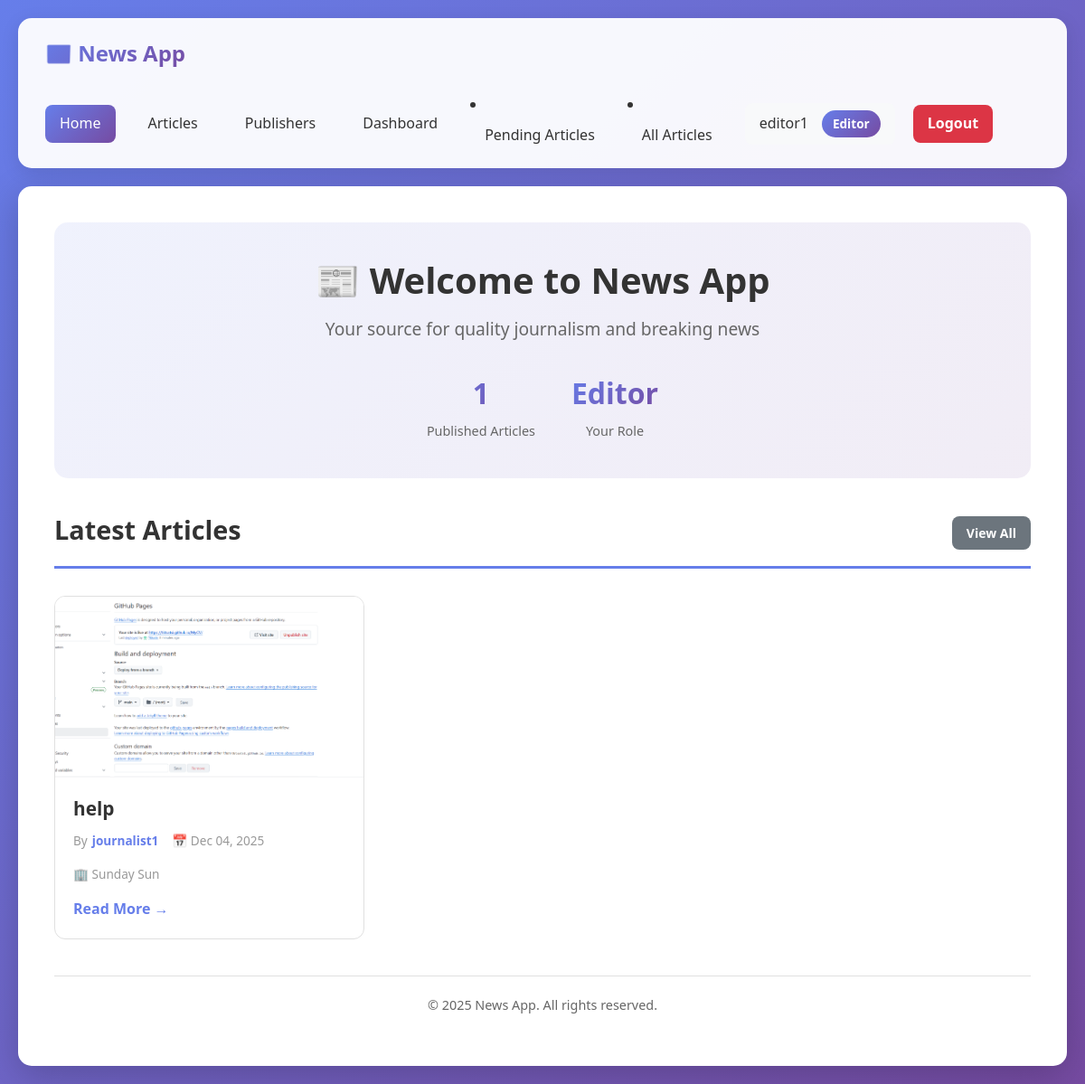
Page / (signed in) on the committed database.
### news_app/models.py (models this page shows, shortened)
class CustomUser(AbstractUser):
    ROLE_CHOICES = [
        ("reader", "Reader"),
        ("editor", "Editor"),
        ("journalist", "Journalist"),
        ("publisher", "Publisher"),
    ]
    role = models.CharField(max_length=20,
                            choices=ROLE_CHOICES,
                            default="reader")
    subscribed_newsletters = models.ManyToManyField("Newsletter",
                                                    related_name="subscribers",
                                                    blank=True)
    subscribed_publishers = models.ManyToManyField(
        "Publisher",
        related_name="subscribed_readers",
        blank=True,
        limit_choices_to={"role": "reader"}
    )
    subscribed_journalists = models.ManyToManyField(
        "self",
        symmetrical=False,
        related_name="journalist_subscribers",
        blank=True,
    )
    created_at = models.DateTimeField(auto_now_add=True)
    updated_at = models.DateTimeField(auto_now=True)
    class Meta:
        verbose_name = "User"
        verbose_name_plural = "Users"
        ordering = ["username"]

class Article(models.Model):
    title = models.CharField(max_length=300)
    content = models.TextField()
    summary = models.TextField(max_length=500, blank=True)
    author = models.ForeignKey(
        CustomUser,
        on_delete=models.CASCADE,
        related_name="independent_articles",
        limit_choices_to={"role": "journalist"},
    )
    publisher = models.ForeignKey(
        Publisher,
        on_delete=models.CASCADE,
        related_name="articles",
        null=True,
        blank=True,
    )
    independently_published = models.BooleanField(default=False)
    is_approved = models.BooleanField(default=False)
    approved_by = models.ForeignKey(
        CustomUser,
        on_delete=models.SET_NULL,
        related_name="approved_articles",
        null=True,
        blank=True,
        limit_choices_to={"role": "editor"},
    )
    is_rejected = models.BooleanField(default=False)
    rejected_reason = models.TextField(blank=True, null=True)
    rejected_by = models.ForeignKey(
        CustomUser,
        on_delete=models.SET_NULL,
        null=True,
        blank=True,
        related_name="rejected_articles"
    )
    approval_date = models.DateTimeField(null=True, blank=True)
    rejected_date = models.DateTimeField(null=True, blank=True)
    created_at = models.DateTimeField(auto_now_add=True)
    updated_at = models.DateTimeField(auto_now=True)
    published_date = models.DateTimeField(null=True, blank=True)
    image = models.ImageField(upload_to="article_images/",
                              blank=True,
                              null=True)
    class Meta:
        ordering = ["-created_at"]
        verbose_name = "Article"
        verbose_name_plural = "Articles"
        permissions = [
            ("approve_article", "Can approve articles"),
        ]

class Publisher(models.Model):
    name = models.CharField(max_length=200, unique=True)
    description = models.TextField(blank=True)
    website = models.URLField(blank=True)
    established_date = models.DateField(null=True, blank=True)
    owner = models.ForeignKey(
        "CustomUser",
        on_delete=models.CASCADE,
        related_name="owned_publishers",
        limit_choices_to={"role": "publisher"},
        null=True,
        blank=True,
    )
    created_by = models.ForeignKey(
        "CustomUser",
        on_delete=models.SET_NULL,
        null=True,
        blank=True,
        related_name="publishers_created"
    )
    editors = models.ManyToManyField(
        "CustomUser",
        related_name="publisher_editors",
        blank=True,
        limit_choices_to={"role": "editor"},
    )
    journalists = models.ManyToManyField(
        "CustomUser",
        related_name="publisher_journalists",
        blank=True,
        limit_choices_to={"role": "journalist"},
    )
    created_at = models.DateTimeField(auto_now_add=True)
    updated_at = models.DateTimeField(auto_now=True)
    class Meta:
        ordering = ["name"]
        verbose_name = "Publisher"
        verbose_name_plural = "Publishers"

### news_app/views.py (the view)
# urls.py: 2. Add a URL to urlpatterns:  path('', views.home, name='home')
def home(request):
    articles = (
        Article.objects.filter(is_approved=True)
        .select_related("author", "publisher")
        .order_by("-published_date")[:10]
    )
    context = {
        "articles": articles,
        "total_articles": Article.objects.filter(is_approved=True).count(),
    }
    return render(request, "news_app/home.html", context)

### news_app/templates/news_app/home.html (shortened to what this page needs)
{% extends 'news_app/base.html' %}
{% block content %}
    <div class="hero-section">
        <h1 class="hero-title">📰 Welcome to News App</h1>
        <p class="hero-subtitle">Your source for quality journalism and breaking news</p>
        <div class="stats-bar">
            <div class="stat-item">
                <div class="stat-number">{{ total_articles }}</div>
                <div class="stat-label">Published Articles</div>
            </div>
            {% if user.is_authenticated %}
            <div class="stat-item">
                <div class="stat-number">{{ user.get_role_display }}</div>
                <div class="stat-label">Your Role</div>
            </div>
            {% endif %}
        </div>
    </div>
    <div class="section-header">
        <h2 class="section-title">Latest Articles</h2>
        <a href="{% url 'article_list' %}" class="btn btn-secondary btn-sm">View All</a>
    </div>
    {% if articles %}
        <div class="article-grid">
            {% for article in articles %}
            <div class="article-card" onclick="window.location.href='{% url 'article_detail' article.pk %}'">
                {% if article.image %}
                <div class="article-image">
                    <img src="{{ article.image.url }}" alt="{{ article.title }}">
                </div>
                {% else %}
                <div class="article-placeholder">
                    📰
                </div>
                {% endif %}
                <div class="article-content">
                    <h3 class="article-title">{{ article.title }}</h3>
                    <div class="article-meta">
                        <div class="meta-item">
                            <span>By</span>
                            <span class="article-author">{{ article.author.username }}</span>
                        </div>
                        <div class="meta-item">
                            📅 {{ article.published_date|date:"M d, Y" }}
                        </div>
                        {% if article.publisher %}
                        <div class="meta-item">
                            🏢 {{ article.publisher.name }}
                        </div>
                        {% endif %}
                    </div>
                    <a href="{% url 'article_detail' article.pk %}" class="read-more">
                        Read More →
                    </a>
                </div>
            </div>
            {% endfor %}
        </div>
    {% else %}
        <div class="empty-state">
            <div class="empty-state-icon">📰</div>
            <h3>No Articles Yet</h3>
            <p>Be the first to publish an article!</p>
        </div>
    {% endif %}
{% endblock %}

### news_app/templates/news_app/base.html (shortened to what this page needs)
{% load static %}
<!DOCTYPE html>
<html lang="en">
<head>
    <link href="https://cdn.jsdelivr.net/npm/bootstrap@5.3.0/dist/css/bootstrap.min.css" rel="stylesheet">
    <link rel="stylesheet" href="{% static 'news_app/style.css' %}">
</head>
<body>
    <nav class="navbar">
        <a href="{% url 'home' %}" class="navbar-brand">📰 News App</a>
        <div class="navbar-menu">
            {% if user.is_authenticated %}
                <a href="{% url 'home' %}" class="nav-link">Home</a>
                <a href="{% url 'article_list' %}" class="nav-link">Articles</a>
                <a href="{% url 'publisher_list' %}" class="nav-link">Publishers</a>
                <a href="{% url 'dashboard' %}" class="nav-link">Dashboard</a>
                {% if user.role == 'editor' %}
                    <li class="nav-item">
                        <a href="{% url 'pending_articles' %}" class="nav-link">Pending Articles</a>
                    </li>
                    <li class="nav-item">
                        <a class="nav-link" href="{% url 'article_list' %}">All Articles</a>
                    </li>
                {% endif %}
                <div class="user-info">
                    <span>{{ user.username }}</span>
                    <span class="user-badge">{{ user.get_role_display }}</span>
                </div>
                <a href="{% url 'logout' %}" class="btn-logout">Logout</a>
            {% else %}
                <a href="{% url 'home' %}" class="nav-link">Home</a>
                <a href="{% url 'article_list' %}" class="nav-link">Articles</a>
                <a href="{% url 'newsletter_list' %}" class="nav-link">Newsletters</a>
                <a href="{% url 'login' %}" class="nav-link">Login</a>
                <a href="{% url 'register' %}" class="nav-link">Register</a>
            {% endif %}
        </div>
    </nav>
    <div class="container">
        {% block content %}{% endblock %}
        <div class="footer">
            {% block footer %}
            <p>&copy; 2025 News App. All rights reserved.</p>
            {% endblock %}
        </div>
    </div>
</body>
</html>

### news_app/static/news_app/style.css (style rules this page uses)
* { margin: 0; padding: 0; box-sizing: border-box; }
body { font-family: 'Segoe UI', Tahoma, Geneva, Verdana, sans-serif; background: linear-gradient(135deg, #667eea 0%, #764ba2 100%); min-height: 100vh; padding: 20px; color: #333; line-height: 1.6; }
.navbar { background: rgba(255, 255, 255, 0.95); padding: 15px 30px; border-radius: 15px; margin-bottom: 20px; box-shadow: 0 5px 20px rgba(0,0,0,0.1); display: flex; justify-content: space-between; align-items: center; flex-wrap: wrap; gap: 20px; }
.navbar-brand { font-size: 1.5em; font-weight: bold; background: linear-gradient(135deg, #667eea 0%, #764ba2 100%); -webkit-background-clip: text; -webkit-text-fill-color: transparent; background-clip: text; text-decoration: none; }
.navbar-menu { display: flex; gap: 20px; align-items: center; flex-wrap: wrap; }
.nav-link { color: #333; text-decoration: none; font-weight: 500; padding: 8px 16px; border-radius: 8px; transition: all 0.3s; }
.nav-link.active { background: linear-gradient(135deg, #667eea 0%, #764ba2 100%); color: white; }
.user-info { display: flex; align-items: center; gap: 15px; padding: 8px 16px; background: #f8f9fa; border-radius: 8px; }
.user-badge { padding: 4px 12px; background: linear-gradient(135deg, #667eea 0%, #764ba2 100%); color: white; border-radius: 20px; font-size: 0.85em; font-weight: 600; }
.btn-logout { padding: 8px 16px; background: #dc3545; color: white; border: none; border-radius: 8px; font-weight: 600; cursor: pointer; text-decoration: none; display: inline-block; transition: all 0.3s; }
.container { max-width: 1200px; margin: 0 auto; background: white; padding: 40px; border-radius: 15px; box-shadow: 0 10px 40px rgba(0,0,0,0.2); }
.btn { padding: 12px 24px; border: none; border-radius: 8px; font-size: 15px; font-weight: 600; cursor: pointer; text-decoration: none; display: inline-block; transition: all 0.3s; text-align: center; }
.btn-secondary { background: #6c757d; color: white; }
.btn-sm { padding: 8px 16px; font-size: 14px; }
.hero-section { text-align: center; padding: 40px 20px; background: linear-gradient(135deg, rgba(102, 126, 234, 0.1) 0%, rgba(118, 75, 162, 0.1) 100%); border-radius: 15px; margin-bottom: 40px; }
.hero-title { font-size: 2.5em; color: #333; margin-bottom: 15px; font-weight: 600; }
.hero-subtitle { font-size: 1.2em; color: #666; margin-bottom: 30px; }
.stats-bar { display: flex; justify-content: center; gap: 40px; margin-top: 20px; flex-wrap: wrap; }
.stat-item { text-align: center; }
.stat-number { font-size: 2em; font-weight: bold; background: linear-gradient(135deg, #667eea 0%, #764ba2 100%); -webkit-background-clip: text; -webkit-text-fill-color: transparent; background-clip: text; }
.stat-label { font-size: 0.9em; color: #666; margin-top: 5px; }
.section-header { display: flex; justify-content: space-between; align-items: center; margin-bottom: 30px; padding-bottom: 15px; border-bottom: 3px solid #667eea; flex-wrap: wrap; gap: 15px; }
.section-title { font-size: 1.8em; color: #333; font-weight: 600; }
.article-grid, .newsletter-grid, .publisher-grid, .journalist-grid, .subscription-grid { display: grid; grid-template-columns: repeat(auto-fill, minmax(300px, 1fr)); gap: 25px; margin-bottom: 40px; }
.article-card, .newsletter-card, .publisher-card, .journalist-card, .subscription-card { background: #fff; border: 1px solid #e0e0e0; border-radius: 12px; overflow: hidden; transition: all 0.3s; }
.article-content, .newsletter-body, .newsletter-content, .publisher-content, .journalist-content, .subscription-content { padding: 20px; }
.article-title, .newsletter-title, .publisher-name, .journalist-name, .subscription-name { font-size: 1.3em; color: #333; margin-bottom: 10px; font-weight: 600; line-height: 1.4; }
.article-meta, .newsletter-meta { display: flex; flex-wrap: wrap; gap: 15px; font-size: 0.85em; color: #999; margin-bottom: 15px; }
.meta-item { display: flex; align-items: center; gap: 5px; }
.article-author { color: #667eea; font-weight: 600; }
.article-image { width: 100%; height: 200px; object-fit: cover; }
.article-image img { width: 100%; height: 100%; object-fit: cover; }
.read-more { display: inline-block; color: #667eea; font-weight: 600; text-decoration: none; transition: all 0.3s; }
.footer { margin-top: 40px; padding-top: 20px; border-top: 1px solid #e0e0e0; text-align: center; color: #666; font-size: 0.9em; }

### rows in the picture
CustomUser: username "editor1", role "Editor"
Article: image (picture), title "help", author.username "journalist1", published_date "Dec 04, 2025", publisher.name "Sunday Sun"

### other values in the picture
{{ total_articles }} "1"
